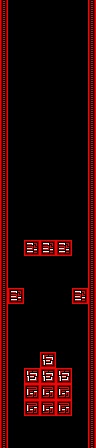

A level layout from a 2D game, rendered from its tile map. Below: a short description, then the map file with its tile-grid data intact:
An orthogonal 12x56 tile map with 8x8 px tiles, 2 tile layers (border, Tile Layer 1) and 26 objects (15x Coin(red), 7x Obstacle, 4x Custom(BgRed)).

<map version="1.4" tiledversion="1.4.3" orientation="orthogonal" renderorder="right-down" width="12" height="56" tilewidth="8" tileheight="8" infinite="0" nextlayerid="6" nextobjectid="27">
 <editorsettings>
  <export target="../../../resources/levels/zones/red/red_first.json" format="ld48-export" />
 </editorsettings>
 <tileset firstgid="1" source="../../tsx/tiles_red.tsx" />
 <objectgroup id="2" name="bg_base">
  <properties>
   <property name="z" type="float" value="-1" />
  </properties>
  <object id="21" name="BG" type="Custom(BgRed)" x="0" y="0" width="96" height="144" />
  <object id="22" name="BG" type="Custom(BgRed)" x="0" y="144" width="96" height="144" />
  <object id="23" name="BG" type="Custom(BgRed)" x="0" y="288" width="96" height="144" />
  <object id="24" name="BG" type="Custom(BgRed)" x="0" y="432" width="96" height="144" />
 </objectgroup>
 <objectgroup id="3" name="pickups" visible="0">
  <object id="1" name="pickup" type="Coin(red)" x="40" y="152" width="16" height="16" />
  <object id="2" name="pickup" type="Coin(red)" x="40" y="168" width="16" height="16" />
  <object id="3" name="pickup" type="Coin(red)" x="40" y="184" width="16" height="16" />
  <object id="4" name="pickup" type="Coin(red)" x="40" y="200" width="16" height="16" />
  <object id="5" name="pickup" type="Coin(red)" x="40" y="216" width="16" height="16" />
  <object id="6" name="pickup" type="Coin(red)" x="72" y="384" width="16" height="16" />
  <object id="7" name="pickup" type="Coin(red)" x="8" y="384" width="16" height="16" />
  <object id="8" name="pickup" type="Coin(red)" x="40" y="424" width="16" height="16" />
  <object id="9" name="pickup" type="Coin(red)" x="72" y="400" width="16" height="16" />
  <object id="10" name="pickup" type="Coin(red)" x="8" y="400" width="16" height="16" />
  <object id="11" name="pickup" type="Coin(red)" x="40" y="328" width="16" height="16" />
  <object id="12" name="pickup" type="Coin(red)" x="40" y="288" width="16" height="16" />
  <object id="13" name="pickup" type="Coin(red)" x="40" y="152" width="16" height="16" />
  <object id="14" name="pickup" type="Coin(red)" x="72" y="368" width="16" height="16" />
  <object id="15" name="pickup" type="Coin(red)" x="8" y="368" width="16" height="16" />
 </objectgroup>
 <objectgroup id="5" name="obstacles" visible="0">
  <object id="16" name="obstacle" type="Obstacle" x="24" y="240" width="48" height="16" />
  <object id="17" name="obstacle" type="Obstacle" x="24" y="368" width="48" height="48" />
  <object id="18" name="obstacle" type="Obstacle" x="8" y="288" width="16" height="16" />
  <object id="19" name="obstacle" type="Obstacle" x="72" y="288" width="16" height="16" />
  <object id="20" name="obstacle" type="Obstacle" x="40" y="352" width="16" height="16" />
  <object id="25" name="obstacle" type="Obstacle" x="88" y="0" width="8" height="448" />
  <object id="26" name="obstacle" type="Obstacle" x="0" y="0" width="8" height="448" />
 </objectgroup>
 <layer id="4" name="border" width="12" height="56">
  <data encoding="csv">
109,0,0,0,0,0,0,0,0,0,0,109,
109,0,0,0,0,0,0,0,0,0,0,109,
109,0,0,0,0,0,0,0,0,0,0,109,
109,0,0,0,0,0,0,0,0,0,0,109,
109,0,0,0,0,0,0,0,0,0,0,109,
109,0,0,0,0,0,0,0,0,0,0,109,
109,0,0,0,0,0,0,0,0,0,0,109,
109,0,0,0,0,0,0,0,0,0,0,109,
109,0,0,0,0,0,0,0,0,0,0,109,
109,0,0,0,0,0,0,0,0,0,0,109,
109,0,0,0,0,0,0,0,0,0,0,109,
109,0,0,0,0,0,0,0,0,0,0,109,
109,0,0,0,0,0,0,0,0,0,0,109,
109,0,0,0,0,0,0,0,0,0,0,109,
109,0,0,0,0,0,0,0,0,0,0,109,
109,0,0,0,0,0,0,0,0,0,0,109,
109,0,0,0,0,0,0,0,0,0,0,109,
109,0,0,0,0,0,0,0,0,0,0,109,
109,0,0,0,0,0,0,0,0,0,0,109,
109,0,0,0,0,0,0,0,0,0,0,109,
109,0,0,0,0,0,0,0,0,0,0,109,
109,0,0,0,0,0,0,0,0,0,0,109,
109,0,0,0,0,0,0,0,0,0,0,109,
109,0,0,0,0,0,0,0,0,0,0,109,
109,0,0,0,0,0,0,0,0,0,0,109,
109,0,0,0,0,0,0,0,0,0,0,109,
109,0,0,0,0,0,0,0,0,0,0,109,
109,0,0,0,0,0,0,0,0,0,0,109,
109,0,0,0,0,0,0,0,0,0,0,109,
109,0,0,0,0,0,0,0,0,0,0,109,
109,0,0,0,0,0,0,0,0,0,0,109,
109,0,0,0,0,0,0,0,0,0,0,109,
109,0,0,0,0,0,0,0,0,0,0,109,
109,0,0,0,0,0,0,0,0,0,0,109,
109,0,0,0,0,0,0,0,0,0,0,109,
109,0,0,0,0,0,0,0,0,0,0,109,
109,0,0,0,0,0,0,0,0,0,0,109,
109,0,0,0,0,0,0,0,0,0,0,109,
109,0,0,0,0,0,0,0,0,0,0,109,
109,0,0,0,0,0,0,0,0,0,0,109,
109,0,0,0,0,0,0,0,0,0,0,109,
109,0,0,0,0,0,0,0,0,0,0,109,
109,0,0,0,0,0,0,0,0,0,0,109,
109,0,0,0,0,0,0,0,0,0,0,109,
109,0,0,0,0,0,0,0,0,0,0,109,
109,0,0,0,0,0,0,0,0,0,0,109,
109,0,0,0,0,0,0,0,0,0,0,109,
109,0,0,0,0,0,0,0,0,0,0,109,
109,0,0,0,0,0,0,0,0,0,0,109,
109,0,0,0,0,0,0,0,0,0,0,109,
109,0,0,0,0,0,0,0,0,0,0,109,
109,0,0,0,0,0,0,0,0,0,0,109,
109,0,0,0,0,0,0,0,0,0,0,109,
109,0,0,0,0,0,0,0,0,0,0,109,
109,0,0,0,0,0,0,0,0,0,0,109,
109,0,0,0,0,0,0,0,0,0,0,109
</data>
 </layer>
 <layer id="1" name="Tile Layer 1" width="12" height="56">
  <data encoding="csv">
0,0,0,0,0,0,0,0,0,0,0,0,
0,0,0,0,0,0,0,0,0,0,0,0,
0,0,0,0,0,0,0,0,0,0,0,0,
0,0,0,0,0,0,0,0,0,0,0,0,
0,0,0,0,0,0,0,0,0,0,0,0,
0,0,0,0,0,0,0,0,0,0,0,0,
0,0,0,0,0,0,0,0,0,0,0,0,
0,0,0,0,0,0,0,0,0,0,0,0,
0,0,0,0,0,0,0,0,0,0,0,0,
0,0,0,0,0,0,0,0,0,0,0,0,
0,0,0,0,0,0,0,0,0,0,0,0,
0,0,0,0,0,0,0,0,0,0,0,0,
0,0,0,0,0,0,0,0,0,0,0,0,
0,0,0,0,0,0,0,0,0,0,0,0,
0,0,0,0,0,0,0,0,0,0,0,0,
0,0,0,0,0,0,0,0,0,0,0,0,
0,0,0,0,0,0,0,0,0,0,0,0,
0,0,0,0,0,0,0,0,0,0,0,0,
0,0,0,0,0,0,0,0,0,0,0,0,
0,0,0,0,0,0,0,0,0,0,0,0,
0,0,0,0,0,0,0,0,0,0,0,0,
0,0,0,0,0,0,0,0,0,0,0,0,
0,0,0,0,0,0,0,0,0,0,0,0,
0,0,0,0,0,0,0,0,0,0,0,0,
0,0,0,0,0,0,0,0,0,0,0,0,
0,0,0,0,0,0,0,0,0,0,0,0,
0,0,0,0,0,0,0,0,0,0,0,0,
0,0,0,0,0,0,0,0,0,0,0,0,
0,0,0,0,0,0,0,0,0,0,0,0,
0,0,0,0,0,0,0,0,0,0,0,0,
0,0,0,112,113,112,113,112,113,0,0,0,
0,0,0,149,150,149,150,149,150,0,0,0,
0,0,0,0,0,0,0,0,0,0,0,0,
0,0,0,0,0,0,0,0,0,0,0,0,
0,0,0,0,0,0,0,0,0,0,0,0,
0,0,0,0,0,0,0,0,0,0,0,0,
0,112,113,0,0,0,0,0,0,112,113,0,
0,149,150,0,0,0,0,0,0,149,150,0,
0,0,0,0,0,0,0,0,0,0,0,0,
0,0,0,0,0,0,0,0,0,0,0,0,
0,0,0,0,0,0,0,0,0,0,0,0,
0,0,0,0,0,0,0,0,0,0,0,0,
0,0,0,0,0,0,0,0,0,0,0,0,
0,0,0,0,0,0,0,0,0,0,0,0,
0,0,0,0,0,1,2,0,0,0,0,0,
0,0,0,0,0,38,39,0,0,0,0,0,
0,0,0,1,2,1,2,1,2,0,0,0,
0,0,0,38,39,38,39,38,39,0,0,0,
0,0,0,223,224,223,224,223,224,0,0,0,
0,0,0,260,261,260,261,260,261,0,0,0,
0,0,0,223,224,223,224,223,224,0,0,0,
0,0,0,260,261,260,261,260,261,0,0,0,
0,0,0,0,0,0,0,0,0,0,0,0,
0,0,0,0,0,0,0,0,0,0,0,0,
0,0,0,0,0,0,0,0,0,0,0,0,
0,0,0,0,0,0,0,0,0,0,0,0
</data>
 </layer>
</map>
